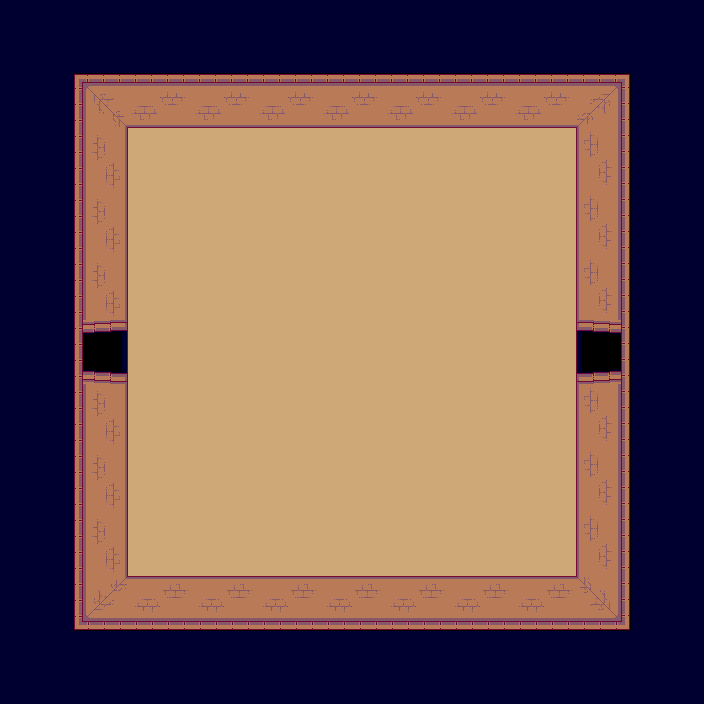

Tiled map render using the project's own tile images. Description and the whole map definition, tile-layer contents included, below:
An orthogonal 11x11 tile map with 64x64 px tiles, 2 tile layers (background, collision) and 3 objects (2x door, hero).

<map version="1.0" tiledversion="1.0.3" orientation="orthogonal" renderorder="right-down" width="11" height="11" tilewidth="64" tileheight="64" nextobjectid="4">
 <tileset firstgid="1" name="tileset" tilewidth="64" tileheight="64" tilecount="16" columns="4">
  <image source="../images/tileset.png" width="256" height="256" />
 </tileset>
 <layer name="background" width="11" height="11">
  <data>
   <tile gid="0" />
   <tile gid="0" />
   <tile gid="0" />
   <tile gid="0" />
   <tile gid="0" />
   <tile gid="0" />
   <tile gid="0" />
   <tile gid="0" />
   <tile gid="0" />
   <tile gid="0" />
   <tile gid="0" />
   <tile gid="0" />
   <tile gid="0" />
   <tile gid="0" />
   <tile gid="0" />
   <tile gid="0" />
   <tile gid="0" />
   <tile gid="0" />
   <tile gid="0" />
   <tile gid="0" />
   <tile gid="0" />
   <tile gid="0" />
   <tile gid="0" />
   <tile gid="0" />
   <tile gid="6" />
   <tile gid="6" />
   <tile gid="6" />
   <tile gid="6" />
   <tile gid="6" />
   <tile gid="6" />
   <tile gid="6" />
   <tile gid="0" />
   <tile gid="0" />
   <tile gid="0" />
   <tile gid="0" />
   <tile gid="6" />
   <tile gid="6" />
   <tile gid="6" />
   <tile gid="6" />
   <tile gid="6" />
   <tile gid="6" />
   <tile gid="6" />
   <tile gid="0" />
   <tile gid="0" />
   <tile gid="0" />
   <tile gid="0" />
   <tile gid="6" />
   <tile gid="6" />
   <tile gid="6" />
   <tile gid="6" />
   <tile gid="6" />
   <tile gid="6" />
   <tile gid="6" />
   <tile gid="0" />
   <tile gid="0" />
   <tile gid="0" />
   <tile gid="13" />
   <tile gid="6" />
   <tile gid="6" />
   <tile gid="6" />
   <tile gid="6" />
   <tile gid="6" />
   <tile gid="6" />
   <tile gid="6" />
   <tile gid="15" />
   <tile gid="0" />
   <tile gid="0" />
   <tile gid="0" />
   <tile gid="6" />
   <tile gid="6" />
   <tile gid="6" />
   <tile gid="6" />
   <tile gid="6" />
   <tile gid="6" />
   <tile gid="6" />
   <tile gid="0" />
   <tile gid="0" />
   <tile gid="0" />
   <tile gid="0" />
   <tile gid="6" />
   <tile gid="6" />
   <tile gid="6" />
   <tile gid="6" />
   <tile gid="6" />
   <tile gid="6" />
   <tile gid="6" />
   <tile gid="0" />
   <tile gid="0" />
   <tile gid="0" />
   <tile gid="0" />
   <tile gid="6" />
   <tile gid="6" />
   <tile gid="6" />
   <tile gid="6" />
   <tile gid="6" />
   <tile gid="6" />
   <tile gid="6" />
   <tile gid="0" />
   <tile gid="0" />
   <tile gid="0" />
   <tile gid="0" />
   <tile gid="0" />
   <tile gid="0" />
   <tile gid="0" />
   <tile gid="0" />
   <tile gid="0" />
   <tile gid="0" />
   <tile gid="0" />
   <tile gid="0" />
   <tile gid="0" />
   <tile gid="0" />
   <tile gid="0" />
   <tile gid="0" />
   <tile gid="0" />
   <tile gid="0" />
   <tile gid="0" />
   <tile gid="0" />
   <tile gid="0" />
   <tile gid="0" />
   <tile gid="0" />
   <tile gid="0" />
  </data>
 </layer>
 <layer name="collision" width="11" height="11">
  <properties>
   <property name="collision" value="true" />
  </properties>
  <data>
   <tile gid="4" />
   <tile gid="4" />
   <tile gid="4" />
   <tile gid="4" />
   <tile gid="4" />
   <tile gid="4" />
   <tile gid="4" />
   <tile gid="4" />
   <tile gid="4" />
   <tile gid="4" />
   <tile gid="4" />
   <tile gid="4" />
   <tile gid="1" />
   <tile gid="2" />
   <tile gid="2" />
   <tile gid="2" />
   <tile gid="2" />
   <tile gid="2" />
   <tile gid="2" />
   <tile gid="2" />
   <tile gid="3" />
   <tile gid="4" />
   <tile gid="4" />
   <tile gid="5" />
   <tile gid="0" />
   <tile gid="0" />
   <tile gid="0" />
   <tile gid="0" />
   <tile gid="0" />
   <tile gid="0" />
   <tile gid="0" />
   <tile gid="7" />
   <tile gid="4" />
   <tile gid="4" />
   <tile gid="5" />
   <tile gid="0" />
   <tile gid="0" />
   <tile gid="0" />
   <tile gid="0" />
   <tile gid="0" />
   <tile gid="0" />
   <tile gid="0" />
   <tile gid="7" />
   <tile gid="4" />
   <tile gid="4" />
   <tile gid="5" />
   <tile gid="0" />
   <tile gid="0" />
   <tile gid="0" />
   <tile gid="0" />
   <tile gid="0" />
   <tile gid="0" />
   <tile gid="0" />
   <tile gid="7" />
   <tile gid="4" />
   <tile gid="4" />
   <tile gid="0" />
   <tile gid="0" />
   <tile gid="0" />
   <tile gid="0" />
   <tile gid="0" />
   <tile gid="0" />
   <tile gid="0" />
   <tile gid="0" />
   <tile gid="0" />
   <tile gid="4" />
   <tile gid="4" />
   <tile gid="5" />
   <tile gid="0" />
   <tile gid="0" />
   <tile gid="0" />
   <tile gid="0" />
   <tile gid="0" />
   <tile gid="0" />
   <tile gid="0" />
   <tile gid="7" />
   <tile gid="4" />
   <tile gid="4" />
   <tile gid="5" />
   <tile gid="0" />
   <tile gid="0" />
   <tile gid="0" />
   <tile gid="0" />
   <tile gid="0" />
   <tile gid="0" />
   <tile gid="0" />
   <tile gid="7" />
   <tile gid="4" />
   <tile gid="4" />
   <tile gid="5" />
   <tile gid="0" />
   <tile gid="0" />
   <tile gid="0" />
   <tile gid="0" />
   <tile gid="0" />
   <tile gid="0" />
   <tile gid="0" />
   <tile gid="7" />
   <tile gid="4" />
   <tile gid="4" />
   <tile gid="9" />
   <tile gid="10" />
   <tile gid="10" />
   <tile gid="10" />
   <tile gid="10" />
   <tile gid="10" />
   <tile gid="10" />
   <tile gid="10" />
   <tile gid="11" />
   <tile gid="4" />
   <tile gid="4" />
   <tile gid="4" />
   <tile gid="4" />
   <tile gid="4" />
   <tile gid="4" />
   <tile gid="4" />
   <tile gid="4" />
   <tile gid="4" />
   <tile gid="4" />
   <tile gid="4" />
   <tile gid="4" />
  </data>
 </layer>
 <objectgroup name="objects">
  <object id="1" name="door_W" type="door" x="65" y="320" width="64" height="64">
   <properties>
    <property name="direction" value="W" />
    <property name="group" value="doors" />
    <property name="texture" value="" />
   </properties>
  </object>
  <object id="2" name="door_E" type="door" x="573" y="320" width="64" height="64">
   <properties>
    <property name="direction" value="E" />
    <property name="group" value="doors" />
    <property name="texture" value="" />
   </properties>
  </object>
  <object id="3" name="hero" type="hero" x="331" y="332" width="40" height="40">
   <properties>
    <property name="group" value="heroes" />
    <property name="texture" value="hero_spritesheet" />
    <property name="walking_speed" value="150" />
   </properties>
  </object>
 </objectgroup>
</map>
